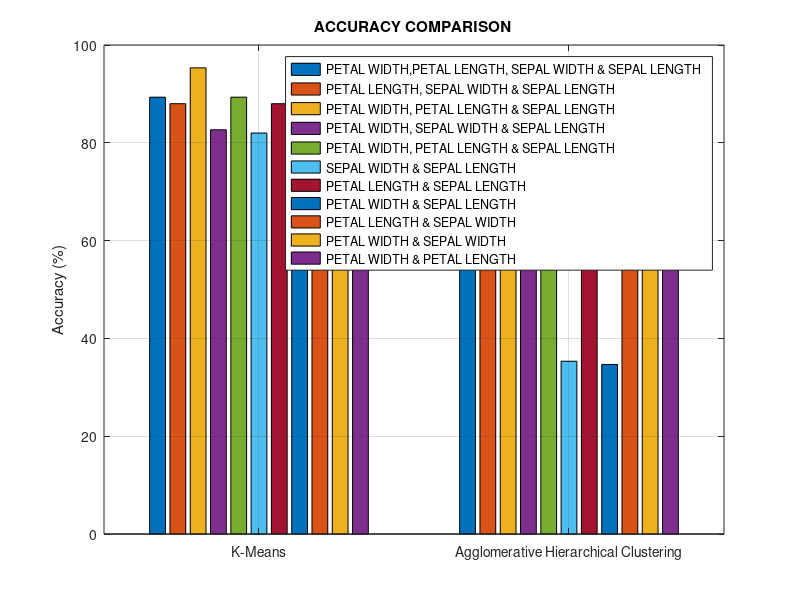
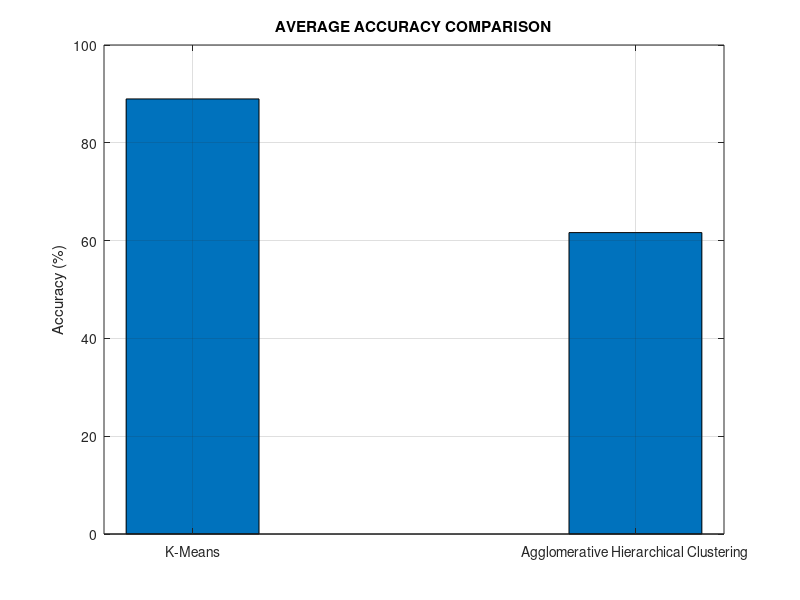
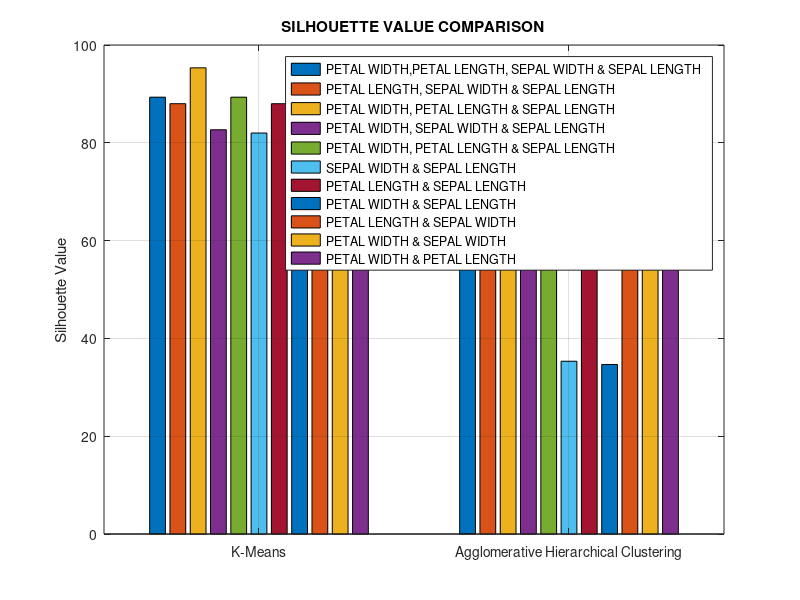
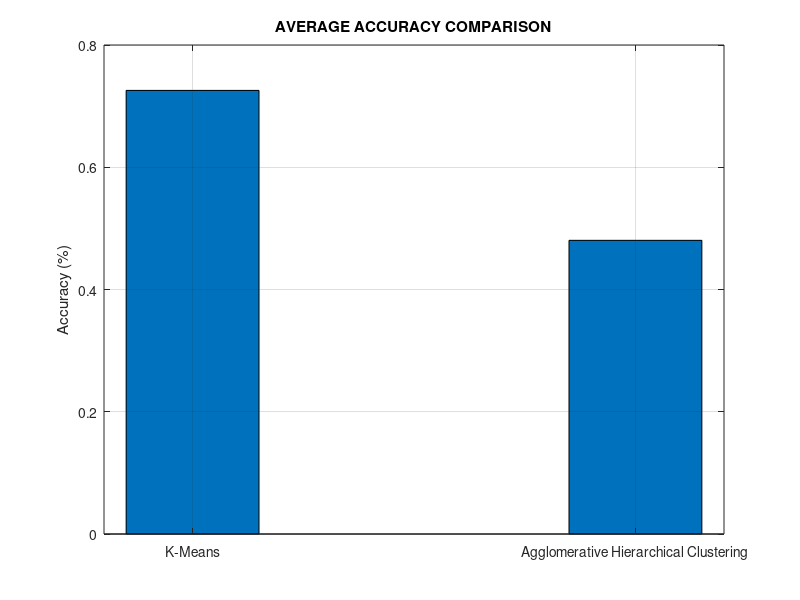

Recreate these plots in MATLAB, in order.
k_purity=[89.33,88,95.33,82.67,89.33,82,88,82.67,92.67,92.67,96];
a_purity=[68,68,68,66.67,69.33,35.33,67.33,34.67,66.67,66.67,67.33];
k_sil=[0.7357,0.7330,0.7659,0.6654,0.7523,0.6201,0.7560,0.6813,0.7612,0.7067,0.8055];
a_sil=[0.6184,0.6433,0.5985,0.5999,0.5934,0.1028,0.4068,-0.3799,0.8019,0.6777,0.6221];
clustbar=[k_purity;a_purity];
silbar=[k_sil;a_sil];
figure;
bar(clustbar);
grid on;
ylabel 'Accuracy (%)';
set(gca,'XTickLabel',{'K-Means','Agglomerative Hierarchical Clustering'},'YGrid','on');
legend('PETAL WIDTH,PETAL LENGTH, SEPAL WIDTH & SEPAL LENGTH','PETAL LENGTH, SEPAL WIDTH & SEPAL LENGTH','PETAL WIDTH, PETAL LENGTH & SEPAL LENGTH','PETAL WIDTH, SEPAL WIDTH & SEPAL LENGTH','PETAL WIDTH, PETAL LENGTH & SEPAL LENGTH','SEPAL WIDTH & SEPAL LENGTH','PETAL LENGTH & SEPAL LENGTH','PETAL WIDTH & SEPAL LENGTH','PETAL LENGTH & SEPAL WIDTH','PETAL WIDTH & SEPAL WIDTH','PETAL WIDTH & PETAL LENGTH','location','best');
title('ACCURACY COMPARISON');
%averaged bar graph
figure;
kpavg=mean(k_purity);
ahpavg=mean(a_purity);
bar([kpavg;ahpavg],0.3);
grid on;
ylabel 'Accuracy (%)';
set(gca,'XTickLabel',{'K-Means','Agglomerative Hierarchical Clustering'},'YGrid','on');
title('AVERAGE ACCURACY COMPARISON');
%silhouette graphs
figure;
bar(clustbar);
grid on;
ylabel 'Silhouette Value';
set(gca,'XTickLabel',{'K-Means','Agglomerative Hierarchical Clustering'},'YGrid','on');
legend('PETAL WIDTH,PETAL LENGTH, SEPAL WIDTH & SEPAL LENGTH','PETAL LENGTH, SEPAL WIDTH & SEPAL LENGTH','PETAL WIDTH, PETAL LENGTH & SEPAL LENGTH','PETAL WIDTH, SEPAL WIDTH & SEPAL LENGTH','PETAL WIDTH, PETAL LENGTH & SEPAL LENGTH','SEPAL WIDTH & SEPAL LENGTH','PETAL LENGTH & SEPAL LENGTH','PETAL WIDTH & SEPAL LENGTH','PETAL LENGTH & SEPAL WIDTH','PETAL WIDTH & SEPAL WIDTH','PETAL WIDTH & PETAL LENGTH','location','best');
title('SILHOUETTE VALUE COMPARISON');
%averaged bar graph
figure;
ksavg=mean(k_sil);
ahsavg=mean(a_sil);
bar([ksavg;ahsavg],0.3);
grid on;
ylabel 'Accuracy (%)';
set(gca,'XTickLabel',{'K-Means','Agglomerative Hierarchical Clustering'},'YGrid','on');
title('AVERAGE ACCURACY COMPARISON');
